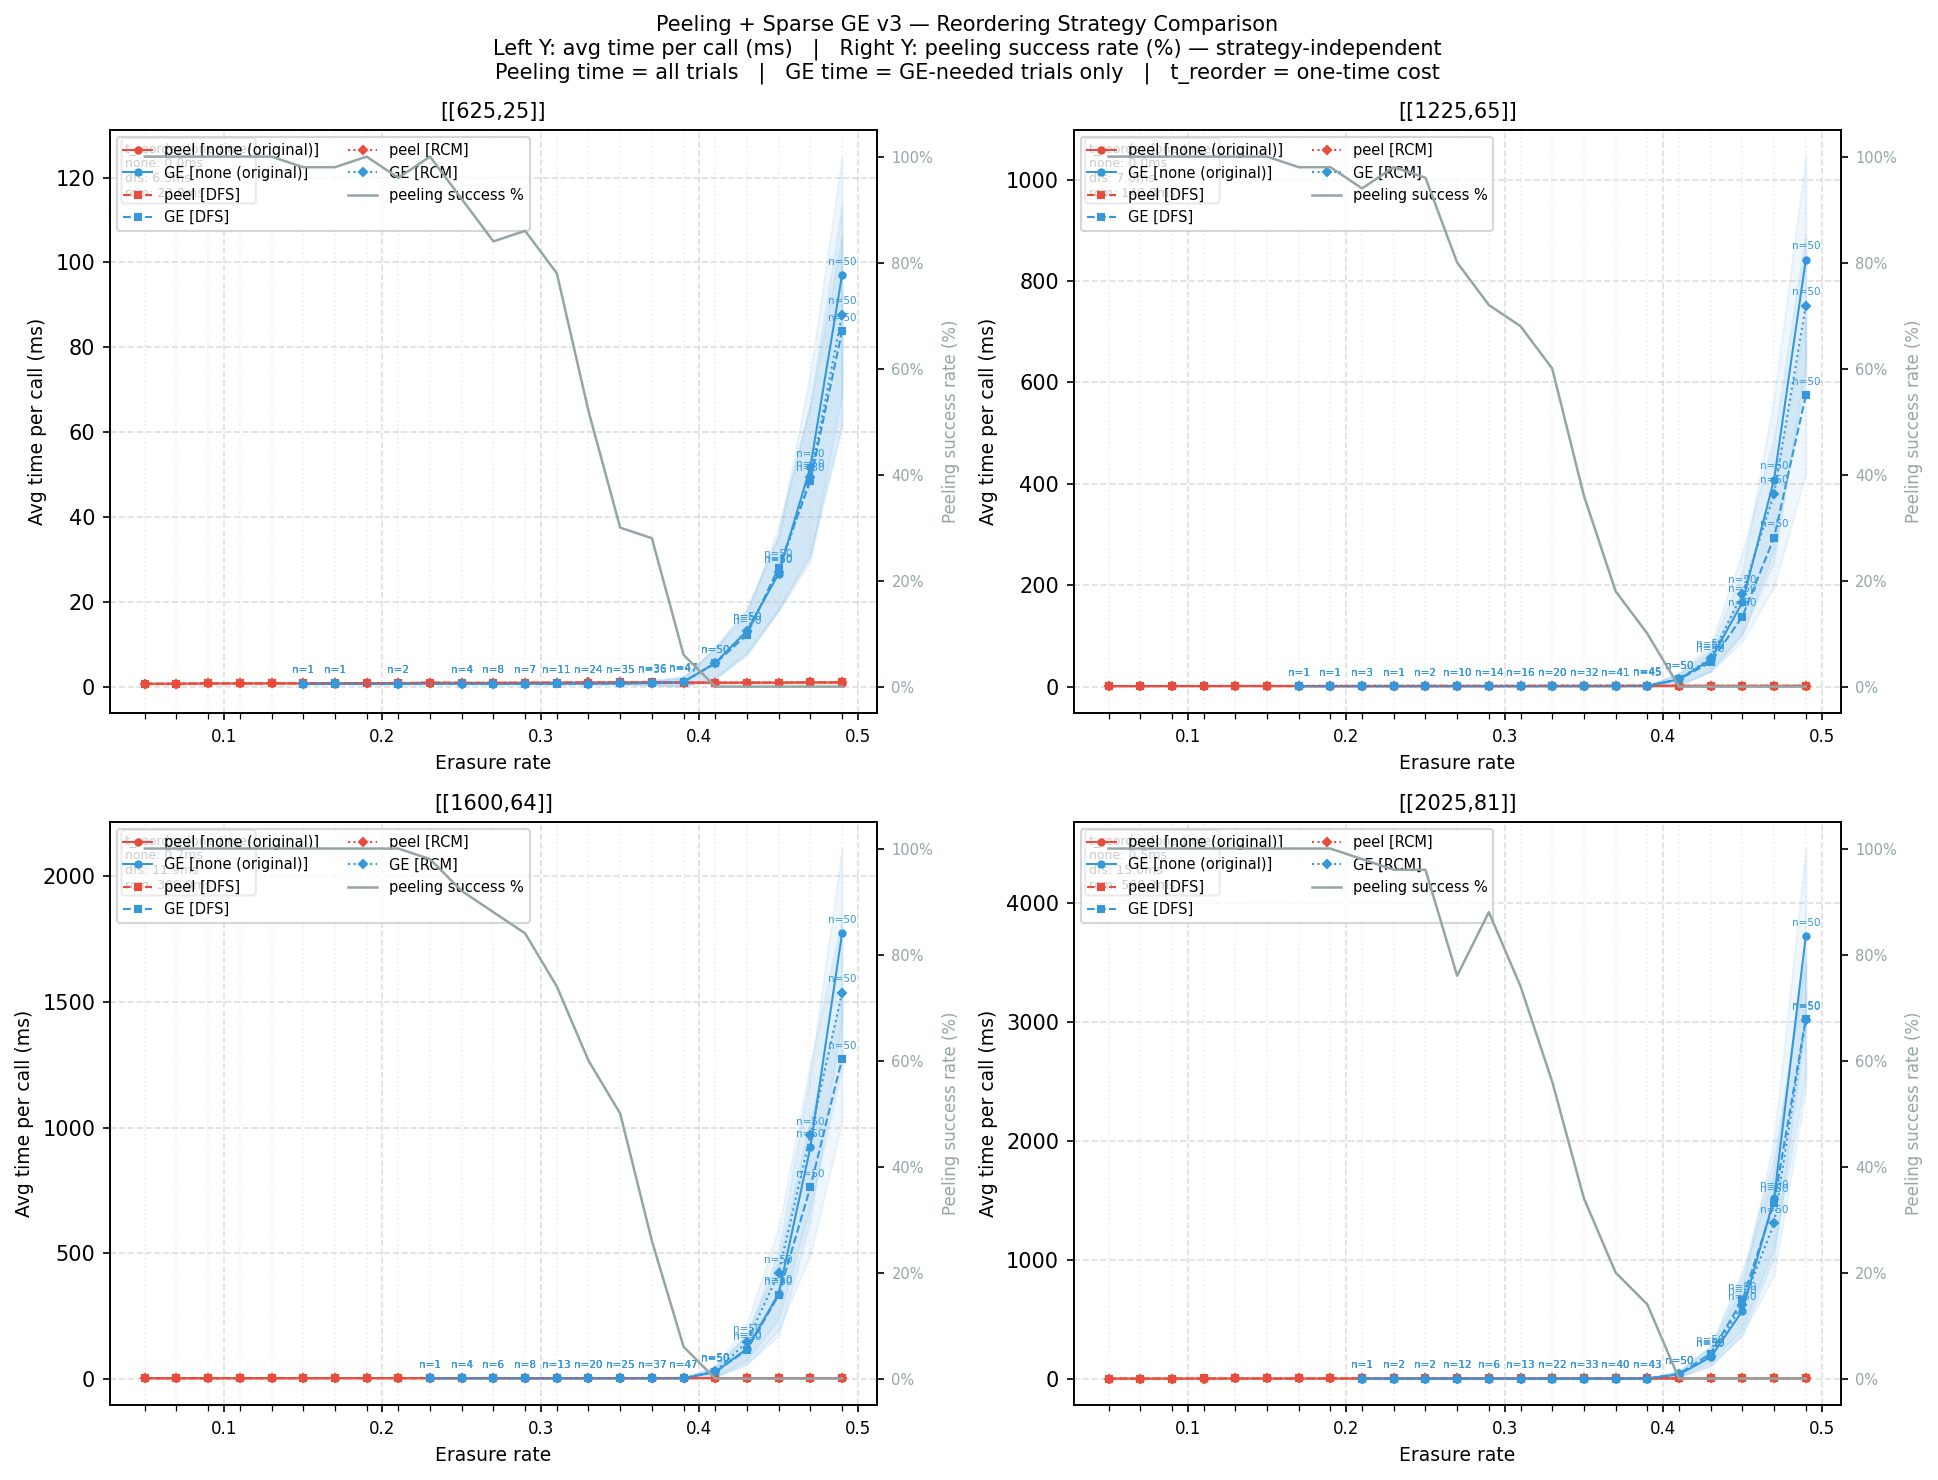

Here is the Python script that generated this plot:
# peeling_reorder_benchmark.py
#
# Benchmark the full decoding pipeline across three reordering strategies:
#   none — original Hx, no reordering
#   dfs  — DFS post-order reordering of Tanner graph
#   rcm  — Reverse Cuthill-McKee reordering (bandwidth minimisation)
#
# Pipeline per trial:
#   1. reorder applied ONCE per code (timed separately as t_reorder_ms)
#   2. peeling_decoder(H_strategy, ...)          — per trial, all trials
#   3. sparse_ge_v3(H_strategy, ...) if needed   — per trial, residual only
#
# Raw stats saved per code family as msgpack binary files.
#
# Plot: 2x2 grid (one subplot per code family)
#   Left Y-axis  — avg time per call (ms): peeling + GE for all strategies
#   Right Y-axis — peeling success rate (%) as single line
#                  (strategy-independent since only rows are permuted)
#
# Usage
# ─────
#   Run benchmark + plot (default):
#       python peeling_reorder_benchmark.py
#
#   Benchmark only:
#       python peeling_reorder_benchmark.py --benchmark
#
#   Plot only (requires stat files):
#       python peeling_reorder_benchmark.py --plot
#
#   Single code family:
#       python peeling_reorder_benchmark.py --code n625
#
#   Specific strategies only:
#       python peeling_reorder_benchmark.py --strategies none dfs
#
#   Custom directories:
#       python peeling_reorder_benchmark.py --data-dir ./codes/ --stat-dir ./stats/
#
# From a notebook or another script:
#   from peeling_reorder_benchmark import run_benchmark, plot_benchmark
#   run_benchmark(code_names=["n625"], data_dir=".")
#   plot_benchmark(code_names=["n625"], stat_dir=".")

import numpy as np
import matplotlib.pyplot as plt
import matplotlib.ticker as mticker
import matplotlib.lines as mlines
import time
import os
import argparse
import msgpack
import networkx as nx
from scipy.sparse import (
    csr_matrix, eye as speye, kron as spkron,
    hstack as sphstack, bmat as spbmat,
)
from scipy.sparse.csgraph import reverse_cuthill_mckee, depth_first_order
from core.sparse_gaussian_elimination_v3 import erasure_decode_sparse_v3

# ── Experiment parameters ──────────────────────────────────────────────────
ERASURE_RATES = [round(r, 2) for r in np.arange(0.05, 0.51, 0.02)]
N_TRIALS      = 50
RANDOM_SEED   = 42

CODE_FAMILIES = {
    "n625"  : {
        "file"  : "PEG_HGP_code_(3,4)_family_n625_k25_classicalH.txt",
        "label" : "[[625,25]]",
    },
    "n1225" : {
        "file"  : "PEG_HGP_code_(3,4)_family_n1225_k65_classicalH.txt",
        "label" : "[[1225,65]]",
    },
    "n1600" : {
        "file"  : "PEG_HGP_code_(3,4)_family_n1600_k64_classicalH.txt",
        "label" : "[[1600,64]]",
    },
    "n2025" : {
        "file"  : "PEG_HGP_code_(3,4)_family_n2025_k81_classicalH.txt",
        "label" : "[[2025,81]]",
    },
}

# ── Visual encoding ────────────────────────────────────────────────────────
STRATEGY_STYLE = {
    "none": {"linestyle": "-",  "marker": "o", "label": "none (original)"},
    "dfs" : {"linestyle": "--", "marker": "s", "label": "DFS"},
    "rcm" : {"linestyle": ":",  "marker": "D", "label": "RCM"},
}
COLOR_PEEL    = "#e74c3c"   # red  — peeling time
COLOR_GE      = "#3498db"   # blue — GE time
COLOR_SUCCESS = "#95a5a6"   # gray — peeling success rate (single line)


# ── Reordering strategies ──────────────────────────────────────────────────
def no_reorder(H):
    """
    Identity — returns H unchanged with identity row permutation.
    t_reorder will be effectively zero.

    Inputs:
        H: numpy 2D array, dtype=int, shape (m, n)

    Returns:
        H:             same numpy array (not copied)
        cons_ordering: list of int, [0, 1, ..., m-1]
    """
    return H, list(range(H.shape[0]))


def dfs_reorder(H):
    """
    Reorder rows of H using DFS post-order traversal of the Tanner graph.
    Only rows are permuted — columns stay in original order so that
    erasure_index_set indices remain valid.

    Uses scipy sparse graph DFS — avoids NetworkX Python overhead.
    Accepts both dense numpy arrays and scipy sparse matrices.

    Strategy:
        Build bipartite Tanner graph as sparse block matrix:
            [0    H  ]
            [H.T  0  ]
        DFS from node 0 visits check nodes (first num_rows nodes)
        in a traversal-order permutation.

    Inputs:
        H: numpy 2D array or scipy sparse matrix, shape (m, n)

    Returns:
        H_reordered:   same type as H, shape (m, n)
        cons_ordering: list of int, row permutation applied
    """
    H_sp     = csr_matrix(H)
    num_rows = H_sp.shape[0]
    num_cols = H_sp.shape[1]

    # Build bipartite adjacency: block [[0, H], [H.T, 0]]
    zero_rr = csr_matrix((num_rows, num_rows), dtype=np.int8)
    zero_cc = csr_matrix((num_cols, num_cols), dtype=np.int8)
    H_int   = H_sp.astype(np.int8)
    tanner  = spbmat(
        [[zero_rr, H_int], [H_int.T, zero_cc]], format="csr"
    )

    # DFS from node 0 — scipy C-level, much faster than NetworkX
    node_order, _ = depth_first_order(tanner, i_start=0, directed=False)

    # Check nodes are indices 0..num_rows-1 in the block layout
    cons_ordering = [i for i in node_order if i < num_rows]

    # Handle disconnected components — any check not reached by DFS
    visited = set(cons_ordering)
    for i in range(num_rows):
        if i not in visited:
            cons_ordering.append(i)

    if hasattr(H, "toarray"):
        return H_sp[cons_ordering, :], cons_ordering
    return np.asarray(H)[cons_ordering, :], cons_ordering


def cm_reorder(H):
    """
    Reorder rows of H using Reverse Cuthill-McKee (RCM) algorithm.

    RCM minimises matrix bandwidth — nonzeros move closer to the diagonal,
    reducing fill-in propagation during GE. Only rows are permuted so that
    erasure_index_set indices remain valid.

    Uses sparse matrix multiply throughout — avoids O(m²n) dense computation.
    Accepts both dense numpy arrays and scipy sparse matrices.

    Strategy:
        1. Build sparse row-row adjacency A = (H @ H.T > 0) — two rows
           are adjacent if they share at least one nonzero column.
           For (3,4)-regular codes: nnz(A) ≈ m × w² ≪ m²
        2. Apply scipy RCM to sparse A.
        3. Permute rows of H accordingly.

    Inputs:
        H: numpy 2D array or scipy sparse matrix, shape (m, n)

    Returns:
        H_reordered:   same type as H, shape (m, n)
        cons_ordering: list of int, row permutation applied
    """
    H_sp     = csr_matrix(H)
    num_rows = H_sp.shape[0]

    # Sparse multiply — O(m × w²) not O(m² × n)
    A_sparse = (H_sp @ H_sp.T).astype(bool)
    A_sparse.setdiag(0)
    A_sparse.eliminate_zeros()

    # Guard — if adjacency has no nonzeros (all rows disjoint) RCM has
    # nothing to do. Return identity permutation immediately.
    if A_sparse.nnz == 0:
        cons_ordering = list(range(num_rows))
        if hasattr(H, "toarray"):
            return H_sp, cons_ordering
        return np.asarray(H), cons_ordering

    perm          = reverse_cuthill_mckee(A_sparse, symmetric_mode=True)
    cons_ordering = perm.tolist()

    if hasattr(H, "toarray"):
        return H_sp[cons_ordering, :], cons_ordering
    return np.asarray(H)[cons_ordering, :], cons_ordering


# Registry — add new strategies here without changing any other code
REORDER_STRATEGIES = {
    "none": no_reorder,
    "dfs" : dfs_reorder,
    "rcm" : cm_reorder,
}


# ── HGP utilities ──────────────────────────────────────────────────────────
def load_classical_H(filepath):
    """
    Load classical H from Connolly et al. txt file.
    Line 1: "m n" header. Remaining lines: nonzero column indices per row.
    """
    if not os.path.exists(filepath):
        raise FileNotFoundError(
            f"File not found: '{filepath}'\n"
            f"Download from: https://github.com/Nicholas-Connolly/"
            f"Pruned-Peeling-and-VH-Decoder"
        )
    with open(filepath, "r") as f:
        lines = [ln.strip() for ln in f if ln.strip()]
    m, n = int(lines[0].split()[0]), int(lines[0].split()[1])
    H    = np.zeros((m, n), dtype=int)
    for row_idx, line in enumerate(lines[1:]):
        for col in [int(x) for x in line.split()]:
            H[row_idx, col] = 1
    return H


def build_hgp(H_cl):
    """Build HGP CSS code matrices Hx and Hz from classical H_cl."""
    m, n = H_cl.shape
    Im   = np.eye(m, dtype=int)
    In   = np.eye(n, dtype=int)
    Hx   = np.hstack([np.kron(H_cl, In),  np.kron(Im, H_cl.T)])
    Hz   = np.hstack([np.kron(In, H_cl),  np.kron(H_cl.T, Im)])
    return Hx, Hz


def build_hgp_sparse(H_cl):
    """
    Build HGP CSS code using scipy sparse matrices.
    Avoids dense np.kron which allocates O(m*n * N) memory.

    Memory: O(nnz) ≈ O(row_weight × N) instead of O(m*n × N).
    For (3,4)-regular codes at N=27689: ~1.8 MB vs ~6 GB dense.

    Accepts dense numpy H_cl and returns scipy csr_matrix Hx, Hz.

    Inputs:
        H_cl: numpy 2D array, dtype=int, shape (m, n)

    Returns:
        Hx: scipy csr_matrix, shape (m*n, N)
        Hz: scipy csr_matrix, shape (n*m, N)
    """
    m, n  = H_cl.shape
    H_sp  = csr_matrix(H_cl, dtype=np.int8)
    Im    = speye(m, dtype=np.int8, format="csr")
    In    = speye(n, dtype=np.int8, format="csr")

    Hx = sphstack([spkron(H_sp, In), spkron(Im, H_sp.T)], format="csr")
    Hz = sphstack([spkron(In, H_sp), spkron(H_sp.T, Im)], format="csr")
    return Hx, Hz



def build_expander(n_vars, left_degree, seed):
    """
    Build a random left-regular bipartite expander graph.

    Square construction: n_L = n_R = n_vars.
    Each left (variable) node has exactly left_degree edges.
    Right (check) nodes have varying degree (avg = left_degree).

    Returns sparse adjacency matrix G of shape (n_R, n_L) where
    G[r, l] = 1 if right node r is connected to left node l.

    Inputs:
        n_vars:      int, number of left (variable) nodes = n_L = n_R
        left_degree: int, number of edges per left node
        seed:        int, random seed

    Returns:
        G: scipy csr_matrix, dtype=int8, shape (n_vars, n_vars)
    """
    rng     = np.random.default_rng(seed)
    n_L     = n_vars
    n_R     = n_vars

    # Build edge list: each left node l connects to left_degree right nodes
    rows = []   # right node indices
    cols = []   # left node indices
    for l in range(n_L):
        targets = rng.choice(n_R, size=left_degree, replace=False)
        for r in targets:
            rows.append(int(r))
            cols.append(int(l))

    data = np.ones(len(rows), dtype=np.int8)
    G    = csr_matrix(
        (data, (rows, cols)),
        shape=(n_R, n_L),
        dtype=np.int8,
    )
    return G


def ael_amplify(H_cl, G):
    """
    AEL (Alon-Edmonds-Luby / Sipser-Spielman) amplification of a
    classical LDPC code using a bipartite expander graph.

    For each right vertex r of G:
        Let N(r) = left neighbours of r  (size = deg(r))
        Apply H_cl locally to the variables indexed by N(r)
        This contributes m rows to H_amp

    If deg(r) != n_cl (the number of columns of H_cl), we pad or
    truncate N(r) to match. In the square left-regular construction
    with left_degree = row_weight, most right nodes see exactly
    left_degree neighbours which equals n_cl only for small codes.

    For practical use we require deg(r) == H_cl.shape[1] for all r.
    The build_expander function with left_degree = H_cl.shape[1] / 2
    and appropriate n_vars satisfies this. Here we use the simpler
    approach: subsample or pad N(r) to exactly n_cl entries.

    H_amp shape: (n_R × m, n_L)
    CSS orthogonality: automatic when H_amp is used in build_hgp_sparse.

    Inputs:
        H_cl: numpy 2D array, dtype=int, shape (m, n_cl)
        G:    scipy sparse matrix, shape (n_R, n_L) — expander adjacency

    Returns:
        H_amp: numpy 2D array, dtype=int, shape (n_R * m, n_L)
    """
    m, n_cl = H_cl.shape
    n_R, n_L = G.shape
    G_csr    = G.tocsr()

    H_amp = np.zeros((n_R * m, n_L), dtype=int)

    for r in range(n_R):
        # Neighbours of right node r = column indices of row r in G
        nbrs = G_csr[r].indices.tolist()

        # Pad or subsample to exactly n_cl neighbours
        rng_local = np.random.default_rng(r)
        if len(nbrs) < n_cl:
            # Pad with random additional left nodes not already in nbrs
            candidates = [l for l in range(n_L) if l not in set(nbrs)]
            extra = rng_local.choice(
                candidates,
                size=min(n_cl - len(nbrs), len(candidates)),
                replace=False,
            ).tolist()
            nbrs = nbrs + extra
        if len(nbrs) > n_cl:
            nbrs = rng_local.choice(nbrs, size=n_cl, replace=False).tolist()

        if len(nbrs) != n_cl:
            # Degenerate case — skip this right vertex
            continue

        nbrs_sorted = sorted(nbrs)

        # Apply H_cl to variables at nbrs_sorted
        # H_amp[r*m : (r+1)*m, nbrs_sorted] = H_cl
        row_start = r * m
        row_end   = row_start + m
        for local_col, global_col in enumerate(nbrs_sorted):
            H_amp[row_start:row_end, global_col] = H_cl[:, local_col]

    return H_amp


def get_row_nonzeros(H, i):
    """
    Return nonzero column indices of row i.
    Works on both dense numpy arrays and scipy sparse matrices.

    Inputs:
        H: numpy 2D array or scipy sparse matrix
        i: int, row index

    Returns:
        indices: numpy 1D array of int, nonzero column positions
    """
    row = H[i]
    if hasattr(row, "toarray"):          # scipy sparse row
        return row.toarray().ravel().nonzero()[0]
    return np.where(row == 1)[0]         # dense numpy row


# ── Peeling decoder ────────────────────────────────────────────────────────
def peeling_decoder(H, s, erasure_index_set):
    """
    Peeling decoder for classical linear code over the BEC.

    Inputs:
        H:                 numpy 2D array, dtype=int, shape (m, n)
        s:                 numpy 1D array, dtype=int, shape (m,)
        erasure_index_set: set of int

    Returns:
        solution:          numpy 1D array, dtype=int, shape (n,)
        residual_erasure:  set of int — unresolved erased bits
        residual_syndrome: dict mapping check_index -> syndrome_bit
    """
    n_vars   = H.shape[1]
    solution = np.zeros(n_vars, dtype=int)

    check_to_vars = {}
    var_to_checks = {j: set() for j in erasure_index_set}

    # Extract all nonzero positions once — O(nnz), no per-row overhead.
    # Avoids 13,300+ individual sparse row accesses at large code sizes.
    if hasattr(H, "tocsr"):
        rows_nz, cols_nz = H.tocsr().nonzero()
    else:
        rows_nz, cols_nz = np.where(H == 1)

    # Build adjacency restricted to erased columns only
    for i, j in zip(rows_nz, cols_nz):
        if j not in erasure_index_set:
            continue
        if i not in check_to_vars:
            check_to_vars[i] = set()
        check_to_vars[i].add(j)
        var_to_checks[j].add(i)

    syndrome = {i: int(s[i]) for i in check_to_vars}
    dangling  = {i for i, nbrs in check_to_vars.items() if len(nbrs) == 1}

    while dangling:
        check = dangling.pop()
        if check not in check_to_vars:
            continue
        if len(check_to_vars[check]) != 1:
            continue

        var           = next(iter(check_to_vars[check]))
        var_value     = syndrome[check]
        solution[var] = var_value

        for nb in var_to_checks[var]:
            if nb == check or nb not in check_to_vars:
                continue
            syndrome[nb] ^= var_value
            check_to_vars[nb].discard(var)
            if len(check_to_vars[nb]) == 1:
                dangling.add(nb)
            elif len(check_to_vars[nb]) == 0:
                del check_to_vars[nb]
                del syndrome[nb]

        del var_to_checks[var]
        del check_to_vars[check]
        del syndrome[check]

    return solution, set(var_to_checks.keys()), syndrome


# ── Residual submatrix extraction ─────────────────────────────────────────
def extract_residual_submatrix(H, residual_erasure):
    """
    Extract the submatrix of H relevant to the residual stopping set.

    Restricts H to:
        Columns : residual_erasure only (sorted)
        Rows    : only rows with at least one nonzero in residual_erasure

    The result is a dense numpy array — residuals are small (tens to hundreds
    of bits) so dense representation is appropriate and avoids sparse overhead.

    Inputs:
        H:                numpy 2D array or scipy sparse matrix, shape (m, n)
        residual_erasure: set of int, column indices of unresolved erased bits

    Returns:
        H_sub:       numpy 2D array, dtype=int, shape (n_active, |residual|)
        active_rows: numpy 1D array of int, original row indices in H_sub
                     used to extract s_sub = s[active_rows]
        col_map:     numpy 1D array of int, original column indices
                     col_map[j] = original column index for H_sub column j
    """
    col_map = np.array(sorted(residual_erasure), dtype=int)

    # Find active rows via one-shot nonzero extraction
    if hasattr(H, "tocsr"):
        H_csr              = H.tocsr()
        rows_nz, cols_nz   = H_csr.nonzero()
    else:
        rows_nz, cols_nz   = np.where(H == 1)

    residual_set = residual_erasure
    active_set   = set()
    for i, j in zip(rows_nz, cols_nz):
        if j in residual_set:
            active_set.add(int(i))

    active_rows = np.array(sorted(active_set), dtype=int)

    # Build dense submatrix — small for typical residuals
    n_active   = len(active_rows)
    n_cols     = len(col_map)
    H_sub      = np.zeros((n_active, n_cols), dtype=int)

    # Reverse mapping: original column -> submatrix column index
    col_to_sub = {int(orig): sub for sub, orig in enumerate(col_map)}

    for sub_row, orig_row in enumerate(active_rows):
        if hasattr(H, "tocsr"):
            _, orig_cols = H_csr[int(orig_row)].nonzero()
        else:
            orig_cols = np.where(H[int(orig_row)] == 1)[0]
        for orig_col in orig_cols:
            oc = int(orig_col)
            if oc in col_to_sub:
                H_sub[sub_row, col_to_sub[oc]] = 1

    return H_sub, active_rows, col_map


# ── Stat file I/O ──────────────────────────────────────────────────────────
def stat_filename(code_name, stat_dir):
    return os.path.join(
        stat_dir, f"stats_peeling_reorder_{code_name}.msgpack"
    )


def save_stats(stats, code_name, stat_dir):
    """Serialize stats dict to msgpack binary file."""
    os.makedirs(stat_dir, exist_ok=True)
    fpath = stat_filename(code_name, stat_dir)
    with open(fpath, "wb") as f:
        msgpack.pack(stats, f)
    print(f"    Stats saved → {fpath}")


def load_stats(code_name, stat_dir):
    """Load stats dict from msgpack binary file. Returns None if not found."""
    fpath = stat_filename(code_name, stat_dir)
    if not os.path.exists(fpath):
        return None
    with open(fpath, "rb") as f:
        return msgpack.unpack(f)


# ── Benchmark ──────────────────────────────────────────────────────────────
def run_benchmark(
    code_names       = None,
    strategy_names   = None,
    data_dir         = ".",
    stat_dir         = ".",
    erasure_rates    = ERASURE_RATES,
    n_trials         = N_TRIALS,
    random_seed      = RANDOM_SEED,
):
    """
    Benchmark peeling + GE pipeline for each reordering strategy.

    For each strategy:
        - Reorder Hx ONCE, time recorded as t_reorder_ms
        - Per trial: peeling on H_strategy, GE on residual if needed
        - GE time averaged only over trials where GE was needed
        - Same erasure pattern used for all strategies per trial

    Peeling success rate is strategy-independent (row permutation only)
    but stored per strategy for verification. The "none" strategy is used
    as the reference line in the plot.

    Stat file schema per code family:
    {
      "code_name", "label", "erasure_rates", "n_trials", "random_seed",
      "strategies": {
        "none" | "dfs" | "rcm": {
          "t_reorder_ms": float,
          "per_rate": {
            "0.05": {
              "t_peel"     : [float,...],  all n_trials
              "t_ge"       : [float,...],  GE-needed trials only
              "n_ge_trials": int,
              "n_peel_only": int,
            }, ...
          },
          "summary": {
            "t_peel"      : {"mean":[...], "std":[...]},
            "t_ge"        : {"mean":[...], "std":[...]},
            "n_ge_trials" : [...],
            "n_peel_only" : [...],
          }
        }, ...
      }
    }

    Inputs:
        code_names:     list of str or None (None = all families)
        strategy_names: list of str or None (None = all strategies)
        data_dir:       str
        stat_dir:       str
        erasure_rates:  list of float
        n_trials:       int
        random_seed:    int
    """
    # from ge_decoder import erasure_decode_sparse_v3

    if code_names     is None:
        code_names     = list(CODE_FAMILIES.keys())
    if strategy_names is None:
        strategy_names = list(REORDER_STRATEGIES.keys())

    print("Peeling + Reorder Benchmark")
    print("───────────────────────────")
    print(f"  code families : {code_names}")
    print(f"  strategies    : {strategy_names}")
    print(f"  erasure rates : {erasure_rates[0]:.2f} to {erasure_rates[-1]:.2f} "
          f"step 0.02 ({len(erasure_rates)} points)")
    print(f"  trials        : {n_trials}")
    print(f"  random seed   : {random_seed}")
    print(f"  data dir      : {os.path.abspath(data_dir)}")
    print(f"  stat dir      : {os.path.abspath(stat_dir)}")
    print()

    for code_name in code_names:
        meta     = CODE_FAMILIES[code_name]
        filepath = os.path.join(data_dir, meta["file"])
        label    = meta["label"]

        print(f"── {label} ──────────────────────────────────")

        try:
            H_cl = load_classical_H(filepath)
        except FileNotFoundError as e:
            print(f"  SKIP: {e}\n")
            continue

        Hx, _ = build_hgp(H_cl)
        N      = Hx.shape[1]
        print(f"  Hx shape : {Hx.shape}   N={N}")

        # ── Apply and time each reordering strategy once ───────────────────
        reordered = {}
        for sname in strategy_names:
            fn = REORDER_STRATEGIES[sname]
            t0 = time.perf_counter()
            H_strat, _ = fn(Hx)
            t_ms = (time.perf_counter() - t0) * 1000
            reordered[sname] = {"H": H_strat, "t_reorder_ms": t_ms}
            print(f"  t_reorder [{sname:4s}] : {t_ms:.2f} ms")
        print()

        rng = np.random.default_rng(random_seed)

        # ── Raw storage initialisation ─────────────────────────────────────
        strategy_raw = {
            sname: {
                str(r): {
                    "t_peel"     : [],
                    "t_ge"       : [],
                    "n_ge_trials": 0,
                    "n_peel_only": 0,
                }
                for r in erasure_rates
            }
            for sname in strategy_names
        }

        # ── Trial loop ─────────────────────────────────────────────────────
        for rate in erasure_rates:
            n_erased = int(N * rate)
            sx       = np.zeros(Hx.shape[0], dtype=int)

            print(f"  rate={rate:.2f}  |ε|={n_erased:4d}", end="  ")

            for trial in range(n_trials):
                # Same erasure pattern for all strategies — fair comparison
                erased_bits = rng.choice(N, size=n_erased, replace=False)
                erasure_set = set(erased_bits.tolist())

                for sname in strategy_names:
                    H_strat = reordered[sname]["H"]
                    bucket  = strategy_raw[sname][str(rate)]

                    # Peeling — timed for all trials
                    t0 = time.perf_counter()
                    _, residual, res_syn = peeling_decoder(
                        H_strat, sx, erasure_set
                    )
                    bucket["t_peel"].append(
                        (time.perf_counter() - t0) * 1000
                    )

                    # GE fallback — timed only when residual non-empty
                    if residual:
                        s_res = np.array(
                            [res_syn.get(i, 0) for i in range(Hx.shape[0])],
                            dtype=int
                        )
                        t0 = time.perf_counter()
                        erasure_decode_sparse_v3(H_strat, s_res, residual)
                        bucket["t_ge"].append(
                            (time.perf_counter() - t0) * 1000
                        )
                        bucket["n_ge_trials"] += 1
                    else:
                        bucket["n_peel_only"] += 1

            # Console summary per strategy per rate
            for sname in strategy_names:
                b         = strategy_raw[sname][str(rate)]
                peel_mean = float(np.mean(b["t_peel"]))
                ge_mean   = float(np.mean(b["t_ge"])) if b["t_ge"] else 0.0
                peel_pct  = b["n_peel_only"] / n_trials * 100
                print(
                    f"[{sname}] "
                    f"peel={peel_mean:.3f}ms "
                    f"ge={ge_mean:.3f}ms(n={b['n_ge_trials']}) "
                    f"peel%={peel_pct:.0f}%",
                    end="  "
                )
            print()

        # ── Summary statistics ─────────────────────────────────────────────
        def summarise(raw_per_rate, key, rates):
            means, stds = [], []
            for r in rates:
                vals = raw_per_rate[str(r)][key]
                means.append(float(np.mean(vals)) if vals else 0.0)
                stds.append( float(np.std(vals))  if vals else 0.0)
            return {"mean": means, "std": stds}

        strategies_block = {}
        for sname in strategy_names:
            raw = strategy_raw[sname]
            strategies_block[sname] = {
                "t_reorder_ms": float(reordered[sname]["t_reorder_ms"]),
                "per_rate"    : raw,
                "summary"     : {
                    "t_peel"     : summarise(raw, "t_peel", erasure_rates),
                    "t_ge"       : summarise(raw, "t_ge",   erasure_rates),
                    "n_ge_trials": [raw[str(r)]["n_ge_trials"]
                                    for r in erasure_rates],
                    "n_peel_only": [raw[str(r)]["n_peel_only"]
                                    for r in erasure_rates],
                },
            }

        stats = {
            "code_name"    : code_name,
            "label"        : label,
            "erasure_rates": erasure_rates,
            "n_trials"     : n_trials,
            "random_seed"  : random_seed,
            "strategies"   : strategies_block,
        }
        save_stats(stats, code_name, stat_dir)
        print()

    print("Benchmark complete.")


# ── Plot ───────────────────────────────────────────────────────────────────
def plot_benchmark(
    code_names = None,
    stat_dir   = ".",
    plot_file  = "peeling_reorder_benchmark.png",
):
    """
    Load per-family msgpack stat files and produce a 2×2 figure.

    One subplot per code family:
        Left Y-axis  — avg time per call (ms): peeling + GE for all strategies
        Right Y-axis — peeling success rate (%) as single gray line
                       uses "none" strategy as reference (strategy-independent)

    Visual encoding:
        Color      : red=peeling time, blue=GE time, gray=success rate
        Line style : solid=none, dashed=dfs, dotted=rcm
        Marker     : o=none, s=dfs, D=rcm

    X-axis ticks: major at 0.10 intervals, minor at every 0.02 point.

    Raw data for all strategies preserved in msgpack files.

    Inputs:
        code_names: list of str or None (None = all with stat files)
        stat_dir:   str
        plot_file:  str, output PNG path
    """
    if code_names is None:
        code_names = list(CODE_FAMILIES.keys())

    loaded = {}
    for code_name in code_names:
        stats = load_stats(code_name, stat_dir)
        if stats is None:
            print(f"  SKIP {code_name}: stat file not found — "
                  f"run --benchmark first")
            continue
        loaded[code_name] = stats

    if not loaded:
        raise FileNotFoundError(
            f"No stat files found in '{stat_dir}'. Run --benchmark first."
        )

    n_codes = len(loaded)
    ncols   = 2
    nrows   = (n_codes + 1) // 2

    fig, axes = plt.subplots(
        nrows, ncols,
        figsize=(13, 5 * nrows),
        squeeze=False,
    )
    fig.suptitle(
        "Peeling + Sparse GE v3 — Reordering Strategy Comparison\n"
        "Left Y: avg time per call (ms)   |   "
        "Right Y: peeling success rate (%) — strategy-independent\n"
        "Peeling time = all trials   |   "
        "GE time = GE-needed trials only   |   "
        "t_reorder = one-time cost",
        fontsize=10,
    )

    axes_flat = [axes[r][c] for r in range(nrows) for c in range(ncols)]

    for ax_idx, (code_name, stats) in enumerate(loaded.items()):
        ax      = axes_flat[ax_idx]
        ax_twin = ax.twinx()

        erasure_rates  = stats["erasure_rates"]
        n_trials       = stats["n_trials"]
        label          = stats["label"]
        strategies     = stats["strategies"]
        strategy_names = list(strategies.keys())

        # ── Left Y-axis — timing ───────────────────────────────────────────
        for sname in strategy_names:
            style   = STRATEGY_STYLE[sname]
            summary = strategies[sname]["summary"]

            peel_mean = np.array(summary["t_peel"]["mean"])
            peel_std  = np.array(summary["t_peel"]["std"])
            ge_mean   = np.array(summary["t_ge"]["mean"])
            ge_std    = np.array(summary["t_ge"]["std"])
            n_ge      = np.array(summary["n_ge_trials"])

            # Peeling time — all trials
            ax.plot(
                erasure_rates, peel_mean,
                color=COLOR_PEEL,
                linestyle=style["linestyle"],
                marker=style["marker"],
                linewidth=1, markersize=3,
                label=f"peel [{style['label']}]",
            )
            ax.fill_between(
                erasure_rates,
                np.maximum(peel_mean - peel_std, 0),
                peel_mean + peel_std,
                color=COLOR_PEEL, alpha=0.08,
            )

            # GE time — GE-needed trials only, masked where n_ge == 0
            ge_mask  = n_ge > 0
            ge_rates = [erasure_rates[i]
                        for i in range(len(erasure_rates)) if ge_mask[i]]
            ge_vals  = ge_mean[ge_mask]
            ge_err   = ge_std[ge_mask]
            ge_n     = n_ge[ge_mask]

            if ge_rates:
                ax.plot(
                    ge_rates, ge_vals,
                    color=COLOR_GE,
                    linestyle=style["linestyle"],
                    marker=style["marker"],
                    linewidth=1, markersize=3,
                    label=f"GE [{style['label']}]",
                )
                ax.fill_between(
                    ge_rates,
                    np.maximum(ge_vals - ge_err, 0),
                    ge_vals + ge_err,
                    color=COLOR_GE, alpha=0.08,
                )
                # Annotate n= on each GE data point
                for r, v, n in zip(ge_rates, ge_vals, ge_n):
                    ax.annotate(
                        f"n={n}",
                        xy=(r, v), xytext=(0, 5),
                        textcoords="offset points",
                        fontsize=5, color=COLOR_GE, ha="center",
                    )

        # ── Right Y-axis — peeling success rate (single line) ─────────────
        # Use "none" as reference — strategy-independent since only rows
        # are permuted and peeling success depends on column connectivity only
        ref_strategy = "none" if "none" in strategies else strategy_names[0]
        n_peel   = np.array(strategies[ref_strategy]["summary"]["n_peel_only"])
        peel_pct = n_peel / n_trials * 100

        ax_twin.plot(
            erasure_rates, peel_pct,
            color=COLOR_SUCCESS,
            linestyle="-", linewidth=1.2,
            label="peeling success %",
        )
        ax_twin.set_ylabel("Peeling success rate (%)", fontsize=8,
                           color=COLOR_SUCCESS)
        ax_twin.tick_params(axis="y", labelcolor=COLOR_SUCCESS, labelsize=7)
        ax_twin.set_ylim(-5, 105)
        ax_twin.yaxis.set_major_formatter(mticker.PercentFormatter())

        # ── t_reorder annotation — text box inside plot ────────────────────
        t_lines = "\n".join(
            f"{sname}: {strategies[sname]['t_reorder_ms']:.1f}ms"
            for sname in strategy_names
        )
        ax.text(
            0.02, 0.98,
            f"t_reorder (one-time)\n{t_lines}",
            transform=ax.transAxes,
            fontsize=6, verticalalignment="top",
            bbox=dict(boxstyle="round,pad=0.3", facecolor="white",
                      edgecolor="gray", alpha=0.8),
        )

        # ── Axes formatting ────────────────────────────────────────────────
        ax.set_title(label, fontsize=10)
        ax.set_xlabel("Erasure rate", fontsize=9)
        ax.set_ylabel("Avg time per call (ms)", fontsize=9)

        # Major ticks at 0.10 intervals, minor ticks at every 0.02 point
        ax.set_xticks([0.10, 0.20, 0.30, 0.40, 0.50])
        ax.set_xticks(erasure_rates, minor=True)
        ax.tick_params(axis="x", which="major", labelsize=8)
        ax.tick_params(axis="x", which="minor", length=3)
        ax.grid(True, which="major", linestyle="--", alpha=0.4)
        ax.grid(True, which="minor", linestyle=":",  alpha=0.2)

        # ── Combined legend ────────────────────────────────────────────────
        lines_l, labels_l = ax.get_legend_handles_labels()
        lines_r, labels_r = ax_twin.get_legend_handles_labels()
        ax.legend(
            lines_l + lines_r,
            labels_l + labels_r,
            fontsize=7, loc="upper left",
            ncol=2,
        )

    # Hide unused subplots if n_codes is odd
    for ax_idx in range(len(loaded), nrows * ncols):
        axes_flat[ax_idx].set_visible(False)

    plt.tight_layout()
    plt.savefig(plot_file, dpi=150, bbox_inches="tight")
    plt.show()
    print(f"Plot saved to {plot_file}")


# ── Entry point ────────────────────────────────────────────────────────────
if __name__ == "__main__":

    parser = argparse.ArgumentParser(
        description=(
            "Benchmark peeling + Sparse GE v3 across reordering strategies.\n"
            "Default (no flags): runs benchmark then plots."
        )
    )
    parser.add_argument(
        "--benchmark", action="store_true",
        help="Run benchmark and save stats to msgpack files."
    )
    parser.add_argument(
        "--plot", action="store_true",
        help="Load stats and produce plot."
    )
    parser.add_argument(
        "--code", default="all",
        choices=list(CODE_FAMILIES.keys()) + ["all"],
        help="Code family to benchmark (default: all)."
    )
    parser.add_argument(
        "--strategies", nargs="+",
        default=list(REORDER_STRATEGIES.keys()),
        choices=list(REORDER_STRATEGIES.keys()),
        help="Reordering strategies to run (default: all)."
    )
    parser.add_argument(
        "--data-dir", default=".",
        help="Directory containing classical H txt files (default: .)."
    )
    parser.add_argument(
        "--stat-dir", default=".",
        help="Directory for msgpack stat files (default: .)."
    )
    parser.add_argument(
        "--plot-file", default="peeling_reorder_benchmark.png",
        help="Output PNG filename (default: peeling_reorder_benchmark.png)."
    )
    parser.add_argument(
        "--trials", type=int, default=N_TRIALS,
        help=f"Trials per (code, erasure rate) point (default: {N_TRIALS})."
    )
    parser.add_argument(
        "--seed", type=int, default=RANDOM_SEED,
        help=f"Random seed (default: {RANDOM_SEED})."
    )
    args = parser.parse_args()

    if not args.benchmark and not args.plot:
        args.benchmark = True
        args.plot      = True

    code_names = (
        list(CODE_FAMILIES.keys())
        if args.code == "all"
        else [args.code]
    )

    if args.benchmark:
        run_benchmark(
            code_names     = code_names,
            strategy_names = args.strategies,
            data_dir       = args.data_dir,
            stat_dir       = args.stat_dir,
            n_trials       = args.trials,
            random_seed    = args.seed,
        )

    if args.plot:
        plot_benchmark(
            code_names = code_names,
            stat_dir   = args.stat_dir,
            plot_file  = args.plot_file,
        )
